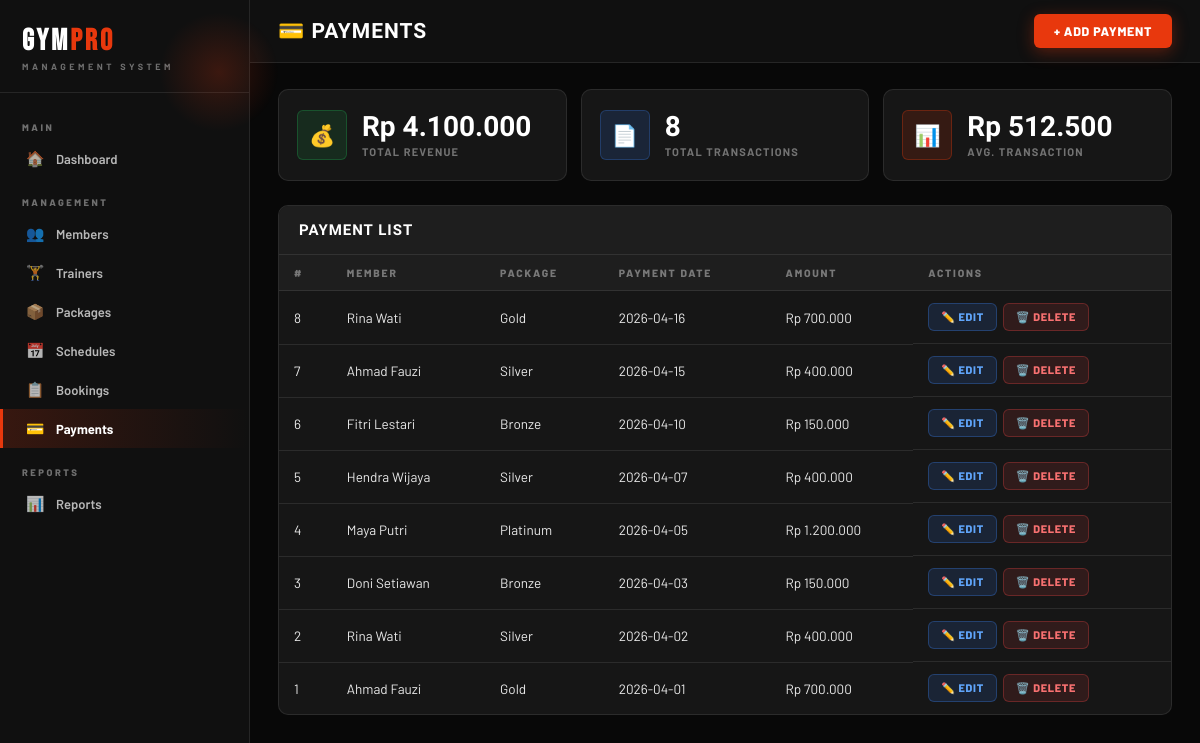
/pages/payments.php, run on the app's committed database.
### tables this page shows
CREATE TABLE PAYMENT (
    payment_id INT PRIMARY KEY AUTO_INCREMENT,
    member_id INT NOT NULL,
    package_id INT NOT NULL,
    payment_date DATE NOT NULL,
    amount INT NOT NULL,
    FOREIGN KEY (member_id) REFERENCES MEMBER(member_id),
    FOREIGN KEY (package_id) REFERENCES PACKAGE(package_id)
);

CREATE TABLE MEMBER (
    member_id INT PRIMARY KEY AUTO_INCREMENT,
    name VARCHAR(100) NOT NULL,
    address TEXT NOT NULL,
    phone VARCHAR(20) NOT NULL,
    email VARCHAR(100) UNIQUE NOT NULL,
    password VARCHAR(255) NOT NULL,
    photo VARCHAR(255) DEFAULT NULL,
    package_id INT DEFAULT NULL,
    status ENUM('active','inactive') DEFAULT 'inactive',
    join_date DATE DEFAULT (CURRENT_DATE),
    FOREIGN KEY (package_id) REFERENCES PACKAGE(package_id)
);

CREATE TABLE PACKAGE (
    package_id INT PRIMARY KEY AUTO_INCREMENT,
    package_name VARCHAR(100) NOT NULL,
    price INT NOT NULL,
    duration INT NOT NULL
);

### pages/payments.php (the view, shortened to what this page needs)
<?php
require_once '../includes/db.php';
require_once '../includes/header.php';
$payments = $pdo->query("
    SELECT p.payment_id, m.name AS member_name, pk.package_name, p.payment_date, p.amount
    FROM PAYMENT p
    INNER JOIN MEMBER m ON p.member_id = m.member_id
    INNER JOIN PACKAGE pk ON p.package_id = pk.package_id
    ORDER BY p.payment_id DESC
")->fetchAll();
$totalRevenue = $pdo->query("SELECT SUM(amount) FROM PAYMENT")->fetchColumn();
?>
<div class="main-content">
    <div class="topbar">
        <h1>💳 Payments</h1>
        <div class="topbar-right">
            <button class="btn btn-primary" onclick="openModal('addModal')">+ Add Payment</button>
        </div>
    </div>
    <div class="content">
        <div class="stats-grid" style="grid-template-columns: repeat(3, 1fr); margin-bottom: 24px;">
            <div class="stat-card">
                <div class="stat-icon green">💰</div>
                <div class="stat-info">
                    <h3>Rp <?= number_format($totalRevenue, 0, ',', '.') ?></h3>
                    <p>Total Revenue</p>
                </div>
            </div>
            <div class="stat-card">
                <div class="stat-icon blue">📄</div>
                <div class="stat-info">
                    <h3><?= count($payments) ?></h3>
                    <p>Total Transactions</p>
                </div>
            </div>
            <div class="stat-card">
                <div class="stat-icon orange">📊</div>
                <div class="stat-info">
                    <h3>Rp <?= count($payments) > 0 ? number_format($totalRevenue / count($payments), 0, ',', '.') : 0 ?></h3>
                    <p>Avg. Transaction</p>
                </div>
            </div>
        </div>
        <div class="card">
            <div class="card-header"><h3>Payment List</h3></div>
            <div class="table-responsive">
                <table>
                    <thead>
                        <tr>
                            <th>#</th>
                            <th>Member</th>
                            <th>Package</th>
                            <th>Payment Date</th>
                            <th>Amount</th>
                            <th>Actions</th>
                        </tr>
                    </thead>
                    <tbody>
                        <?php if (empty($payments)): ?>
                        <tr><td colspan="6"><div class="empty-state"><div class="empty-icon">💳</div><p>No payments found.</p></div></td></tr>
                        <?php else: ?>
                        <?php foreach ($payments as $p): ?>
                        <tr>
                            <td><?= $p['payment_id'] ?></td>
                            <td><?= htmlspecialchars($p['member_name']) ?></td>
                            <td><?= htmlspecialchars($p['package_name']) ?></td>
                            <td><?= $p['payment_date'] ?></td>
                            <td>Rp <?= number_format($p['amount'], 0, ',', '.') ?></td>
                            <td style="display:flex; gap:6px;">
                                <a href="?edit=<?= $p['payment_id'] ?>" class="btn btn-edit">✏️ Edit</a>
                                <a href="?delete=<?= $p['payment_id'] ?>" class="btn btn-delete" onclick="return confirm('Delete this payment?')">🗑️ Delete</a>
                            </td>
                        </tr>
                        <?php endforeach; ?>
                        <?php endif; ?>
                    </tbody>
                </table>
            </div>
        </div>
    </div>
</div>
<?php require_once '../includes/footer.php'; ?>

### css/style.css (style rules this page uses)
* { margin: 0; padding: 0; box-sizing: border-box; }
:root { --black: #080808; --black-2: #101010; --black-3: #161616; --black-4: #1E1E1E; --black-5: #272727; --accent: #E8380D; --accent-2: #FF5E2E; --accent-dim: rgba(232,56,13,0.18); --accent-glow: rgba(232,56,13,0.30); --gold: #F5A623; --white: #FFFFFF; --w90: rgba(255,255,255,0.90); --w70: rgba(255,255,255,0.70); --w40: rgba(255,255,255,0.40); --w15: rgba(255,255,255,0.15); --w08: rgba(255,255,255,0.08); --w04: rgba(255,255,255,0.04); --border: rgba(255,255,255,0.09); --border-hot: rgba(232,56,13,0.45); --shadow-sm: 0 2px 12px rgba(0,0,0,0.5); --shadow-md: 0 6px 28px rgba(0,0,0,0.55); --shadow-lg: 0 12px 52px rgba(0,0,0,0.65); --shadow-accent: 0 4px 28px rgba(232,56,13,0.35); --radius-sm: 6px; --radius-md: 10px; --radius-lg: 16px; --radius-xl: 24px; }
body { font-family: 'Barlow', system-ui, sans-serif; background: var(--black); color: var(--white); font-size: 14px; min-height: 100vh; }
.main-content { margin-left: 250px; min-height: 100vh; }
.topbar { background: var(--black-2); padding: 14px 28px; display: flex; justify-content: space-between; align-items: center; border-bottom: 1px solid var(--border); position: sticky; top: 0; z-index: 50; }
.topbar h1 { font-family: 'Barlow Condensed', sans-serif; font-size: 21px; font-weight: 800; color: var(--white); text-transform: uppercase; letter-spacing: 1px; }
.topbar-right { display: flex; align-items: center; gap: 10px; }
.content { padding: 26px 28px; }
.stats-grid { display: grid; grid-template-columns: repeat(auto-fit, minmax(195px, 1fr)); gap: 14px; margin-bottom: 26px; }
.stat-card { background: var(--black-3); border-radius: var(--radius-md); padding: 20px 18px; display: flex; align-items: center; gap: 15px; border: 1px solid var(--border); transition: all 0.2s; position: relative; overflow: hidden; cursor: default; }
.stat-card::before { content: ''; position: absolute; top: 0; left: 0; right: 0; height: 2px; background: var(--accent); transform: scaleX(0); transform-origin: left; transition: transform 0.25s; }
.stat-icon { width: 50px; height: 50px; border-radius: var(--radius-sm); display: flex; align-items: center; justify-content: center; font-size: 21px; flex-shrink: 0; }
.stat-icon.blue { background: rgba(59,130,246,0.15); border: 1px solid rgba(59,130,246,0.25); }
.stat-icon.green { background: rgba(34,197,94,0.12); border: 1px solid rgba(34,197,94,0.25); }
.stat-icon.orange { background: rgba(232,56,13,0.15); border: 1px solid rgba(232,56,13,0.3); }
.stat-info h3 { font-family: 'Barlow Condensed', sans-serif; font-size: 28px; font-weight: 800; color: var(--white); line-height: 1; }
.stat-info p { font-size: 11px; color: var(--w40); margin-top: 4px; font-weight: 700; letter-spacing: 1.2px; text-transform: uppercase; }
.card { background: var(--black-3); border-radius: var(--radius-md); border: 1px solid var(--border); margin-bottom: 20px; overflow: hidden; }
.card-header { padding: 15px 20px; border-bottom: 1px solid var(--border); display: flex; justify-content: space-between; align-items: center; background: var(--black-4); }
.card-header h3 { font-family: 'Barlow Condensed', sans-serif; font-size: 15px; font-weight: 800; color: var(--white); text-transform: uppercase; letter-spacing: 1px; }
.table-responsive { overflow-x: auto; }
table { width: 100%; border-collapse: collapse; font-size: 13.5px; }
thead th { background: var(--black-4); padding: 11px 15px; text-align: left; font-weight: 800; color: var(--w40); font-size: 10.5px; border-bottom: 1px solid var(--border); letter-spacing: 1.8px; text-transform: uppercase; }
tbody td { padding: 12px 15px; border-bottom: 1px solid var(--border); color: var(--w90); vertical-align: middle; }
tbody tr:last-child td { border-bottom: none; }
.btn { display: inline-flex; align-items: center; gap: 6px; padding: 9px 20px; border-radius: var(--radius-sm); font-size: 12.5px; font-weight: 800; cursor: pointer; border: none; text-decoration: none; transition: all 0.17s; font-family: 'Barlow', sans-serif; letter-spacing: 0.7px; text-transform: uppercase; }
.btn-primary { background: var(--accent); color: #fff; box-shadow: 0 4px 16px rgba(232,56,13,0.35); }
.btn-edit { background: rgba(59,130,246,0.14); color: #60A5FA; border: 1px solid rgba(59,130,246,0.3); padding: 6px 12px; font-size: 11px; }
.btn-delete { background: rgba(239,68,68,0.12); color: #F87171; border: 1px solid rgba(239,68,68,0.3); padding: 6px 12px; font-size: 11px; }

### data on the page
payment: payment_id "8", member.name "Rina Wati", package.package_name "Gold", payment_date "2026-04-16", amount "700.000"
payment: payment_id "7", member.name "Ahmad Fauzi", package.package_name "Silver", payment_date "2026-04-15", amount "400.000"
payment: payment_id "6", member.name "Fitri Lestari", package.package_name "Bronze", payment_date "2026-04-10", amount "150.000"
payment: payment_id "5", member.name "Hendra Wijaya", package.package_name "Silver", payment_date "2026-04-07", amount "400.000"
payment: payment_id "4", member.name "Maya Putri", package.package_name "Platinum", payment_date "2026-04-05", amount "1.200.000"
payment: payment_id "3", member.name "Doni Setiawan", package.package_name "Bronze", payment_date "2026-04-03", amount "150.000"
payment: payment_id "2", member.name "Rina Wati", package.package_name "Silver", payment_date "2026-04-02", amount "400.000"
payment: payment_id "1", member.name "Ahmad Fauzi", package.package_name "Gold", payment_date "2026-04-01", amount "700.000"

### other printed values
$totalRevenue "4.100.000"
count($payments) "8"
$totalRevenue / count($payments) "512.500"
